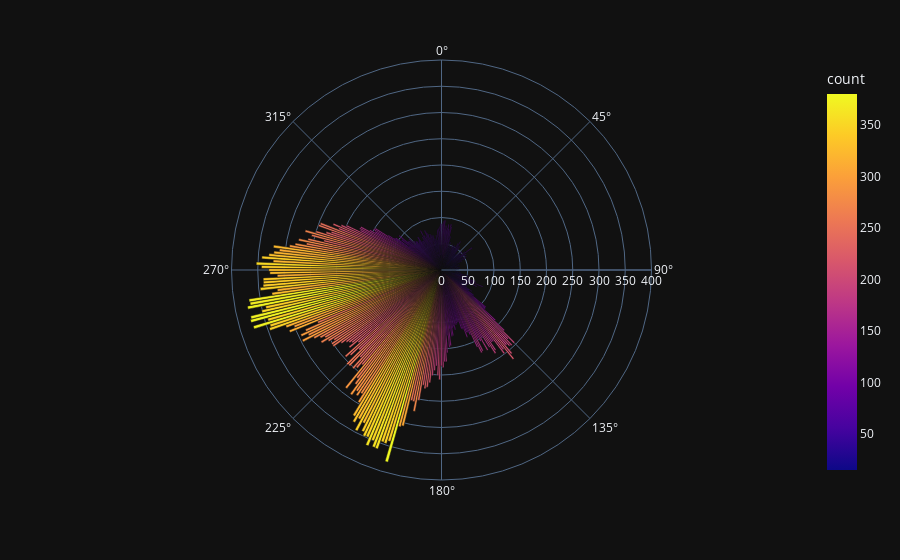

Notebook source saved alongside this figure:
### Code cell
# put mean wind speed in that direction and then make the colour = that  ? DO THID BUT NOT RN

fig = px.bar_polar(dir_vcounts, r="count", theta = 'wind_dir_rounded',
                   template="plotly_dark", barmode = 'relative',
                   color_discrete_sequence= px.colors.sequential.Plasma_r, color = 'count', barnorm="percent")
fig.show()

### Figure 1 — Plotly figure (JSON) as saved in the notebook; plotly's stock layout.template omitted (floating-point values rounded to 4 significant figures; data arrays with more than 128 entries replaced by an {"elided": "..."} marker saying what was removed)
{"data": [{"hovertemplate": "count=%{marker.color}<br>wind_dir_rounded=%{theta}<extra></extra>", "legendgroup": "", "marker": {"color": {"elided": "361 int values"}, "coloraxis": "coloraxis", "pattern": {"shape": ""}}, "name": "", "r": {"elided": "361 int values"}, "showlegend": false, "subplot": "polar", "theta": {"elided": "361 int values"}, "type": "barpolar"}], "layout": {"barmode": "relative", "barnorm": "percent", "coloraxis": {"colorbar": {"title": {"text": "count"}}, "colorscale": [[0, "#0d0887"], [0.1111, "#46039f"], [0.2222, "#7201a8"], [0.3333, "#9c179e"], [0.4444, "#bd3786"], [0.5556, "#d8576b"], [0.6667, "#ed7953"], [0.7778, "#fb9f3a"], [0.8889, "#fdca26"], [1, "#f0f921"]]}, "legend": {"tracegroupgap": 0}, "margin": {"t": 60}, "polar": {"angularaxis": {"direction": "clockwise", "rotation": 90}, "domain": {"x": [0, 1], "y": [0, 1]}}}}
